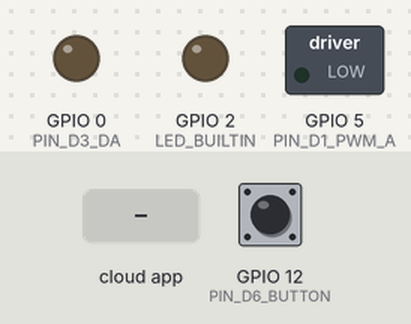
Bench run of a program on a simulated ESP8266 (NodeMCU). Shown: switched loads named in the program (green lamp = pin HIGH), output pins drawn as LEDs (lit = HIGH, except the on-board LED, lit = LOW). Inputs (shaded band) come from the test bench; at power-on: GPIO 12 (PIN_D6_BUTTON) HIGH. WiFi joins after 1.5 s; servers stay silent unless stated; the ROS host is connected and sends only what is stated.

Above: at 4.7 s.
4.8 s: the phone or cloud app sets start_motor to 1
At 5.6 s:
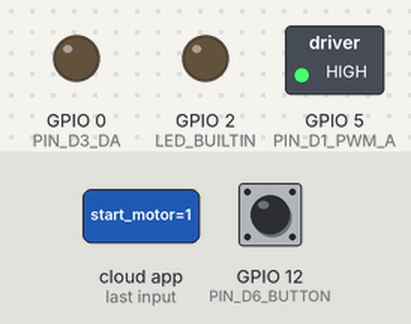
7.3 s: the phone or cloud app sets button_enable to 1
At 7.6 s:
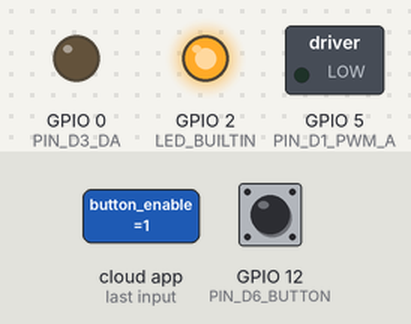
8.8 s: the phone or cloud app sets start_motor to 1
At 9.6 s:
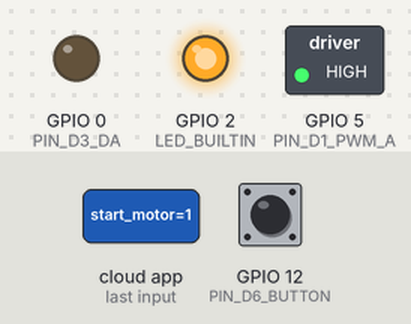
11.3 s: GPIO 12 (PIN_D6_BUTTON) pulled LOW for 0.15 s
At 12.0 s:
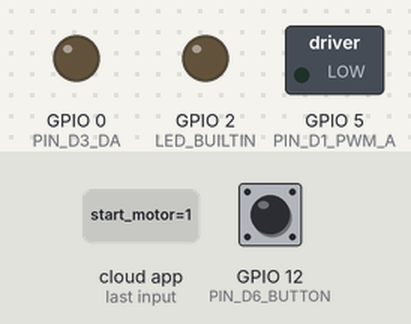
Timing chart, 0 to 13.9 s (numbered marks = the images above; inputs shaded):
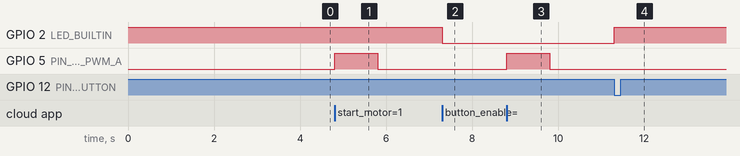

The program:

main.cpp
```cpp
#include <ESP8266WiFi.h>
#include <ros.h>
#include <Ticker.h>  //Ticker Library
#include <Bounce2.h>
#include <std_msgs/String.h>
#include <std_msgs/Int16.h>
#include <std_msgs/Float32.h>
#include <std_msgs/Bool.h>

// #     #################################
// #     #
// #     # Created by Stefan
// #     # SRG - Service Robotics Group Bulgaria
// #     # Version 1.1 from Apr. 17th, 2019.
// #     #
// #     #################################

// ############################################################################################
//
// Based on the work of Agustin Nunez on EspRos
// https://github.com/agnunez/espros
// and https://circuits4you.com/2018/01/02/esp8266-timer-ticker-example/
// Button debounce with Bounce2 library
// Use 2 buttons with Bouce2 http://forum.arduino.cc/index.php?topic=279215.0
// Nodemcu V3 pinout: https://www.theengineeringprojects.com/2018/10/introduction-to-nodemcu-v3.html
// ############################################################################################

// ############################################################################################
//  ON THE ROS SIDE START ROSSERIAL OVER TCP: rosrun rosserial_python serial_node.py tcp
// ############################################################################################

// Init constants and global variables
#define DEBUG 0
#define LED_BUILTIN 2 //Specific for nodeMCU v3 LoLin board
    // !! The LED_BUILTIN predefined pin is beeing redefined here (beacuse it is on a different pin on the nodemcu),
    // !! You are going to get a warning while compailing. Discard that warning...
    //
    // There is only one LED on nodemcu LoLin
    // https://arduino.stackexchange.com/questions/38477/does-the-node-mcu-v3-lolin-not-have-a-builtin-led
    // the ESP8266 has a builtin led that is attached to D4 as labeled on LoLin boards which maps to GPIO2.
    // It's confusing with esp8266 modules because, pin numbers on board don't map to GPIO - Pin D4 is actually GPIO2.
    // !! One thing to note is that the led is active low. In other words ... setting PIN 2 to '0' will turn
    // !! the LED ON and setting PIN 2 to '1'- HIGH will turn the  LED OFF
    // Lolin Builtin_Led Picture: https://i.pinimg.com/originals/65/d4/f9/65d4f900af42813b46f10d1636b0492d.jpg
    // This is the only LED on the LoLin boards and differs from other devkits that have an LED on GPIO16.

#define PIN_D1_PWM_A 5  // gpio5 = D1  PWM_A
// #define PIN_D2_PWM_B 4  // gpio4 = D2  PWM_B
#define PIN_D3_DA 0  // gpio0 = D3  DA (A- A+) Output to Motor A
// #define PIN_D4_DB 2  // gpio2 = D4  DB (B- B+) //Conflict - same as the the BUILTIN LED pin !!!!!!!!!!!!!
// Define Candy request button at: D6 = GPIO 12
#define PIN_D6_BUTTON 12  // gpio12 = D6  Connect the candy request button here...

// WiFi Definitions //
//////////////////////
// WiFi configuration. Replace '***' with your data
const char* ssid = "code";
const char* password = "codeass123";
// IPAddress server(192,168,1,2);      // Set the rosserial socket server IP address
IPAddress server(192,168,1,90);      // Set the rosserial socket server IP address
const uint16_t serverPort = 11411;    // Set the rosserial socket server port

ros::NodeHandle nh;

char motor_on_str[9] = "motor_on";
char motor_off_str[10] = "motor_off";
char new_duriation_set_str[35] = "New motor run duriation is set";
char button_enabled_str[15] = "button_enabled";
char button_disabled_str[16] = "button_disabled";
char candy_requested_str[16] = "candy_requested";

// bool publishFeedbackNow = false;
// bool motorTurnedON = false;

static bool buttonEnabled = false;
static bool candyRequestPublishEnable = false;

static uint32 motorRunDuriation = 1000;  //in milliseconds - Here we set the default duriation to 1 second
void motorStopByTheTimer();
void publishFeedback();
void changeDuriationCallback(const std_msgs::Int16& msg);
void startMotorCallback(const std_msgs::Bool& msg);
void buttonEnableCallback(const std_msgs::Bool& msg);

void ledON();
void ledOFF();

Ticker runMotorTimer(motorStopByTheTimer, 1000, MILLIS);

Bounce debouncer = Bounce();

// unsigned long previousMillis = 0;
// unsigned long previousSpinOnceMillis = 0;

// To be used with the publisher
std_msgs::String str_msg;
std_msgs::Bool bool_msg;


ros::Publisher pub_feedback("/robco/candy_dispenser/feedback", &str_msg);
ros::Publisher pub_candy_request("/robco/candy_dispenser/candy_request", &str_msg);

// For ease of use on the nodemcu side, we will be sending an Bool to /robko/candy_dispenser/start_motor : true - turn motor On
// The motor will be dtopped by the timer, after motorRunDuriation is passed - no need to send stop command (flase) in order to stop it!
ros::Subscriber<std_msgs::Bool> sub_start_motor("/robco/candy_dispenser/start_motor", &startMotorCallback);
ros::Subscriber<std_msgs::Int16> sub_change_duriation("/robco/candy_dispenser/motor_run_duriation", &changeDuriationCallback);
ros::Subscriber<std_msgs::Bool> sub_button_enable("/robco/candy_dispenser/button_enable", &buttonEnableCallback);
// void commandCallback(const std_msgs::Int16& msg) {

//     led=abs(msg.data);
//     di

void setupWiFi(){

    WiFi.begin(ssid, password);

    while (WiFi.status() != WL_CONNECTED) {
    delay(500);
  }
}

void setup()
{
  // LED_BUILTIN defined to be 2, look at the comment about LoLin LED pin in the define section above
  pinMode(LED_BUILTIN, OUTPUT);
  ledOFF();  // i.e. digitalWrite(LED_BUILTIN, HIGH);   // LED OFF - HIGH (LED ON - LOW)

  // Motor A Driver pins setup
  pinMode(PIN_D1_PWM_A, OUTPUT); //
  pinMode(PIN_D3_DA, OUTPUT); //

  pinMode(PIN_D6_BUTTON, INPUT_PULLUP); // You can use the flash button 0 as input, but not with the motor shield! Conflict with MotorA  https://arduino.stackexchange.com/questions/55235/nodemcu-use-flash-button-as-input-in-loop
   // After setting up the button, setup debouncer
  debouncer.attach(PIN_D6_BUTTON);
  debouncer.interval(5);

  // pinMode(2, OUTPUT);
  // pinMode(12, OUTPUT);
  // pinMode(13, OUTPUT);
  // pinMode(15, OUTPUT);


  setupWiFi();
  delay(2000);
  nh.getHardware()->setConnection(server, serverPort);
  nh.initNode();
  nh.advertise(pub_feedback);
  nh.advertise(pub_candy_request);
  nh.subscribe(sub_start_motor);
  nh.subscribe(sub_change_duriation);
  nh.subscribe(sub_button_enable);

  while (!nh.connected())
    {
        nh.spinOnce();
    }

  // IN YOUR CODE YOU CAN USE nh.loginfo("YOUR_TEXT");
  // FOR PRINTING DIAGNOSTICS AND OTHER MESSAGES TO THE TERMINAL
  // PRINT "IS CONNECTED" MESSAGE TO THE TERMINAL ON THE ROS SIDE
  nh.loginfo("CANDY DISPENSER CONTROLLER CONNECTED");

  // IMPORTANT: HERE, IN THE SETUP, IS THE ONLY PLACE IN YOUR CODE YOU ARE ALLOWED TO USE DELAY!!!
  // WE HAVE TO CALL nh.spinOnce() IN OUR LOOP, AS OFTEN, AS POSSIBLE FOR ROSSERIAL TO PROCESS THE INCOMMING MESSAGES!
  // DELAY IS A BLOCKING FUNCTION AND WILL PREVENT nh.spinOnce() FROM BEEING CALLED IN THE DESIRED RATE!
  // USE THE "BLINK WITHOUT DELAY" EXAMPLE CONCEPT OR TIMERS INSTEAD !!!!
  // WITH THIS DELAY WE GIVE SOME TIME FOR MAKING THE ROSSERIAL CONNECTION
  delay(1);
    ///////////////////////////////////////////////////
}

//======================================
//        LOOP
//======================================

void loop()
{
   // Update the debouncer
  debouncer.update();
  // Get the update value
  int btnValue = debouncer.read();

 // If button pressed while enabled: Disable the button, turn off the LED, publish candy reuest
  if ( btnValue == LOW && buttonEnabled) {
    buttonEnabled=false;
    ledOFF();
    str_msg.data = button_disabled_str; //set the feedback message content
    publishFeedback();
    nh.loginfo("Candy request button disabled");
    str_msg.data = candy_requested_str; //set the feedback message content
    pub_candy_request.publish( &str_msg );
    // candyRequestPublishEnable = false;
  }

  runMotorTimer.update();
  nh.spinOnce(); // PROCESS INCOMMING MESSAGES
}
//==============END LOOP================

//======================================
void startMotorCallback(const std_msgs::Bool& msg)
{
    // nh.loginfo("Entered startMotorCallback");
    if(msg.data==true){
      runMotorTimer.start();
      digitalWrite(PIN_D1_PWM_A, HIGH);   // PWM_B HIGH - ON 100%
      digitalWrite(PIN_D3_DA, LOW);   // DB HIGH - Direction of rotation  (B- B+)
      // ledON();
      str_msg.data = motor_on_str; //set the feedback message content
      publishFeedback();
      nh.loginfo("Motor ON");
    }
}

//======================================
void motorStopByTheTimer()
{
      nh.loginfo("Entered motorStopByTheTimer");
      digitalWrite(PIN_D1_PWM_A, LOW);   // PWM_B HIGH, изменяется направление вращения двигателя на контактах (B- B+)
      str_msg.data = motor_off_str;
      // motorTurnedON = false;
      // ledOFF();
      nh.loginfo("Motor turned OFF");
      publishFeedback();
      runMotorTimer.stop();

}

//======================================
void changeDuriationCallback(const std_msgs::Int16& msg)
{
    // Convert from float seconds with fraction to int miliseconds
    // motorRunDuriation = (int)msg.data *1000 + (msg.data - (int)msg.data)*100;
    motorRunDuriation = (int)msg.data;
    runMotorTimer.interval(motorRunDuriation);
    str_msg.data = new_duriation_set_str;
    nh.loginfo("Motor run duriation changed");
}

//======================================
void buttonEnableCallback(const std_msgs::Bool& msg)
{
    if(msg.data==true){
      buttonEnabled = true;
      // candyRequestPublishEnable = true;
      ledON();
      str_msg.data = button_enabled_str; //set the feedback message content
      publishFeedback();
      nh.loginfo("Candy request button enabled");
    } else

    {
      buttonEnabled = false;
      // candyRequestPublishEnable = false;
      ledOFF();
      str_msg.data = button_disabled_str; //set the feedback message content
      publishFeedback();
      nh.loginfo("Candy request button disabled");
    }

}

//======================================
void publishFeedback(){
      pub_feedback.publish( &str_msg );
}

//======================================
void ledON()
{
  digitalWrite(LED_BUILTIN, LOW);   // LED OFF - HIGH / LED ON - LOW
}

//======================================
void ledOFF()
{
  digitalWrite(LED_BUILTIN, HIGH);   // LED OFF - HIGH / LED ON - LOW
}
```

Measured:
- after the input at 4.8 s, GPIO 5 (PIN_D1_PWM_A): LOW → HIGH at once, → LOW 1.0 s later
- after the input at 7.3 s, GPIO 2 (LED_BUILTIN): HIGH → LOW at once
- after the input at 8.8 s, GPIO 5 (PIN_D1_PWM_A): LOW → HIGH at once, → LOW 1.0 s later
- after the input at 11.3 s, GPIO 2 (LED_BUILTIN): LOW → HIGH at once
